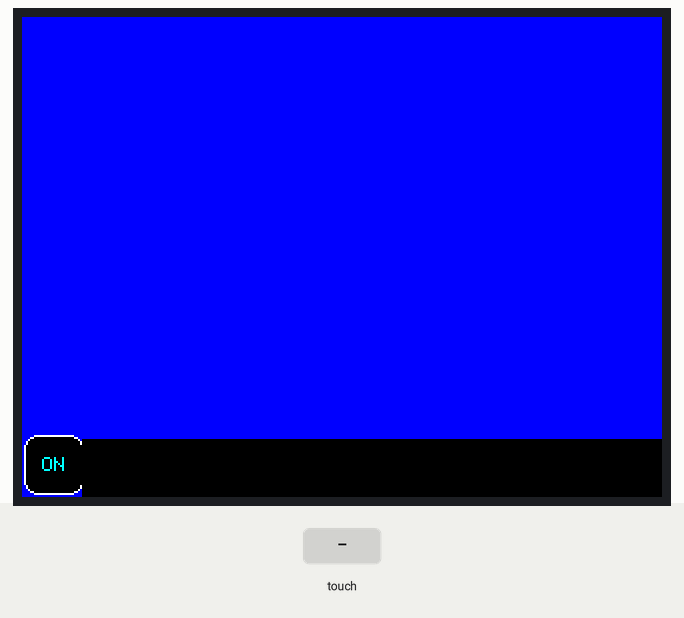
Bench run of a sketch on a simulated Arduino Uno, built with avr-gcc and run on an emulated ATmega328P. Shown: 320×240 colour display. The inputs (shaded band) are chosen by the test bench. What the sketch prints to the serial monitor is not drawn.

Above: at 0.25 s.
1.5 s: touch panel pressed at 13 % / 10 % of its raw x / y range
Timing chart, 0 to 4.5 s (numbered marks = the images above; inputs shaded):
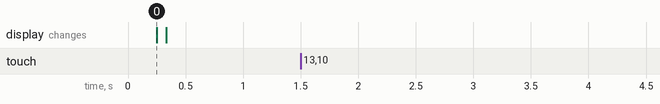

Measured:
- after the input at 1.5 s, every drawn part: stays the same

The sketch:

low_2024-04-27.ino
```cpp
// MCUFRIEND UNO shields have microSD on pins 10, 11, 12, 13
// The official <SD.h> library only works on the hardware SPI pins
// e.g. 11, 12, 13 on a Uno  (or STM32 Nucleo)
//
// copy all your BMP files to the root directory on the microSD with your PC
// (or another directory)
#include <TouchScreen.h>
#define MINPRESSURE 200
#define MAXPRESSURE 1000
#define BLACK   0x0000
#define BLUE    0x001F
#define RED     0xF800
#define GREEN   0x07E0
#define CYAN    0x07FF
#define MAGENTA 0xF81F
#define YELLOW  0xFFE0
#define WHITE   0xFFFF

#include <SPI.h>            // f.k. for Arduino-1.5.2
#include <Adafruit_GFX.h>   // Hardware-specific library
#include <MCUFRIEND_kbv.h>
MCUFRIEND_kbv tft;

#if defined(ESP32)
#define SD_CS     5
#else
#define SD_CS     10
#endif

// PARA LA PARTE TACTIL
// ALL Touch panels and wiring is DIFFERENT
// copy-paste results from TouchScreen_Calibr_native.ino
const int XP=8,XM=A2,YP=A3,YM=9; //240x400 ID=0x7793
//const int TS_LEFT=891,TS_RT=132,TS_TOP=57,TS_BOT=930;
const int TS_LEFT=880,TS_RT=132,TS_TOP=57,TS_BOT=930;
TouchScreen ts = TouchScreen(XP, YP, XM, YM, 300);
Adafruit_GFX_Button on_btn;
int pixel_x, pixel_y;     //Touch_getXY() updates global vars

bool Touch_getXY(void)
{
  TSPoint p = ts.getPoint();
  pinMode(YP, OUTPUT);      //restore shared pins
  pinMode(XM, OUTPUT);      //because TFT control pins
  bool pressed = (p.z > MINPRESSURE && p.z < MAXPRESSURE);
  if (pressed) {
    // pixel_x = map(p.x, TS_LEFT, TS_RT, 0, tft.width()); //.kbv makes sense to me
    // pixel_y = map(p.y, TS_TOP, TS_BOT, 0, tft.height());
    pixel_y = map(p.x, TS_LEFT, TS_RT, tft.height(), 0);
    pixel_x = map(p.y, TS_TOP, TS_BOT, 0, tft.width());
    // Serial.print(pixel_x);
    // Serial.print(" - ");
    // Serial.println(pixel_y);
  }
  return pressed;
}

//aaron
bool startMenu;


void setup()
{
  uint16_t ID;
  Serial.begin(9600);
  ID = tft.readID();
  Serial.println(ID, HEX);
  if (ID == 0x0D3D3) ID = 0x9481;
  tft.begin(ID);
  tft.fillScreen(BLUE);
  tft.setTextColor(0xFFFF, 0x0000);
  tft.setRotation(1);

  on_btn.initButton(&tft, 16, 224, 30, 30, WHITE, CYAN, BLACK, "ON", 1);
  on_btn.drawButton(true);
  tft.fillRect(30, 211, 370, 29, BLACK);
  startMenu=0;
}
void loop(){
  bool down = Touch_getXY();
  on_btn.press(down && on_btn.contains(pixel_x, pixel_y));
  if (on_btn.justPressed()) {
    startMenu=!startMenu;
    Serial.println(startMenu);
      if(startMenu==false){
        // on_btn.drawButton(true);
        tft.fillRect(0, 0, 80, 210, BLUE);
      }else{
        tft.fillRect(0, 0, 80, 210, BLACK);
      }
  }
  // String incomingByte=Serial.readString();
    // tft.setCursor(0, 0);
    // tft.println(incomingByte);
    // if(incomingByte=="hola"){
    //   Serial.println("responder saludo");
    // }else{
    //   Serial.println(incomingByte);
    // }
    initMouse();
    while (true) {
      mouse();
    }
}

Adafruit_GFX_Button left_click;
Adafruit_GFX_Button right_click;
Adafruit_GFX_Button middle_click;
void initMouse(){
  delay(10);
  tft.fillRect(0, 0, 360, 240, RED);
  tft.fillRect(360, 0, 40, 90, GREEN);
  tft.fillRect(360, 90, 40, 60, YELLOW);
  tft.fillRect(360, 150, 40, 90, BLUE);

  left_click.initButton(&tft, 380, 45, 40, 90, WHITE, CYAN, BLACK, "[L]", 1);
  left_click.drawButton(true);

  middle_click.initButton(&tft, 380, 120, 40, 60, WHITE, CYAN, BLACK, "[M]", 1);
  middle_click.drawButton(true);

  right_click.initButton(&tft, 380, 194, 40, 90, WHITE, CYAN, BLACK, "[R]", 1);
  right_click.drawButton(true);
}
int last_mouse_x=0;
int last_mouse_y=0;
float deltaTime=0;
float speed=0.05;
int mouse_action=0;
// 0 none
// 1 left click
// 2 right click
// 3 middle click
// 4 scroll up
// 5 scroll down

// boolean state = false;
boolean lastState=false;
long lastDebounce=0;
int debounceDelay=100;
bool isPressed=false;
bool lClickState=false;
bool mClickState=false;
bool rClickState=false;
void mouse(){
  double currentTime = millis();
  deltaTime=(currentTime - deltaTime);
  bool down = Touch_getXY();

  if(down != lastState){
    lastDebounce=currentTime;
  }
  middle_click.press(down && middle_click.contains(pixel_x, pixel_y));
  if (middle_click.justPressed()){
    mClickState=true;
  }
  if (middle_click.justReleased()){
    mClickState=false;
  }
  left_click.press(down && left_click.contains(pixel_x, pixel_y));
  if (left_click.justPressed()){
    lClickState=true;
  }
  if (left_click.justReleased()){
    lClickState=false;
  }
  right_click.press(down && right_click.contains(pixel_x, pixel_y));
  if (right_click.justPressed()){
    rClickState=true;
    // Serial.println("R_down");
  }
  if (right_click.justReleased()){
    rClickState=false;
    // Serial.println("R_up");
  }
  if(currentTime - lastDebounce > debounceDelay){
    if(isPressed!=down){
      isPressed=down;
      if(isPressed){
        if(lClickState==true){
          Serial.println((String) "{method:'mousepad',data:{click:'L_pressed'}}");
        }
        if(rClickState==true){
          Serial.println((String) "{method:'mousepad',data:{click:'R_pressed'}}");
        }
        if(mClickState==true){
          Serial.println((String) "{method:'mousepad',data:{click:'M_pressed'}}");
        }
      }else{
        Serial.println((String) "{method:'mousepad',data:{click:'released'}}");
      }
    }
  }else{}// no presionado
  lastState = down;
  if(mClickState){
    Serial.println((String) "{method:'mousepad',data:{scroll:y:"+(last_mouse_y - pixel_y)*-(deltaTime*speed)+"}}");
  }
  if(pixel_x<360 && (last_mouse_x!=pixel_x || last_mouse_y!=pixel_y)){
    Serial.println((String) "{method:'mousepad',data:{x:"+(last_mouse_x - pixel_x)*-(deltaTime*speed)+",y:"+(last_mouse_y - pixel_y)*-(deltaTime*speed)+"}}");
  }
  last_mouse_x=pixel_x;
  last_mouse_y=pixel_y;
  deltaTime=currentTime;
}
```
